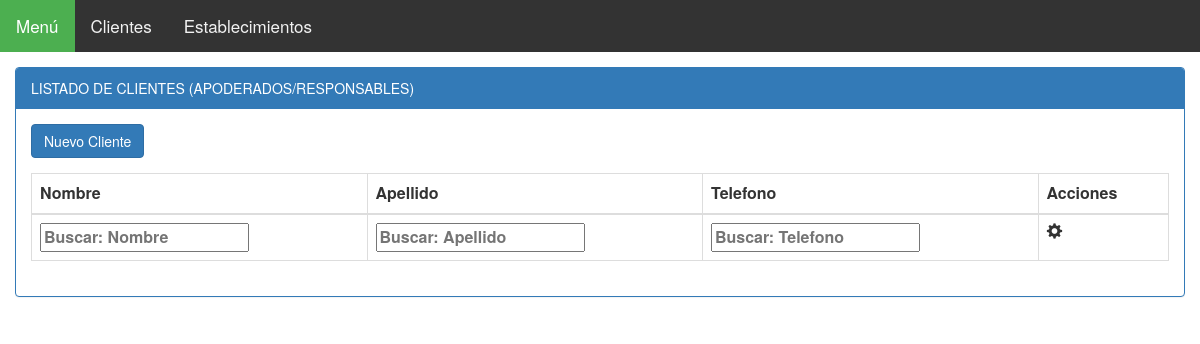
Page /clientes/listado_clientes/ on the earlier database version.
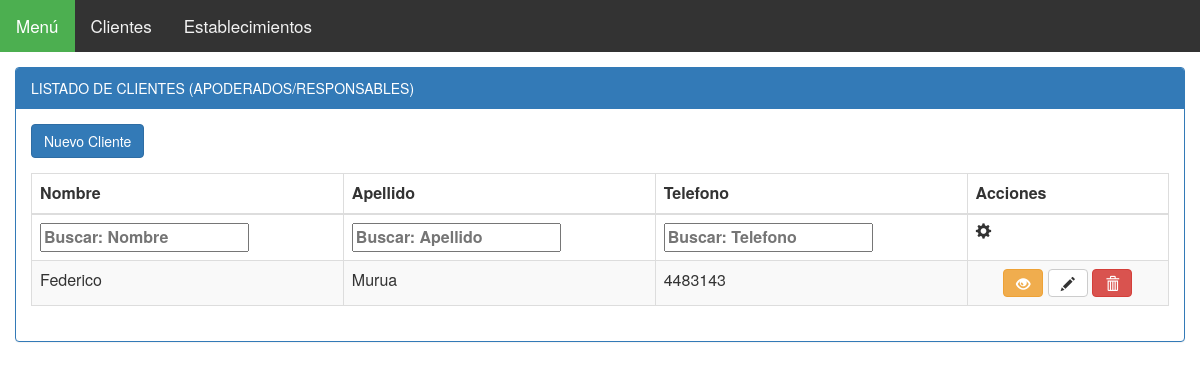
Same page on the later database version.
### modulo_I/models.py (models this page shows, shortened)
class Cliente(models.Model):
    razon_social = models.CharField(max_length=50) # puede ser distinta de la del generador
    domicilio_legal = models.ForeignKey('Domicilio') # (para facturacion)
    apoderado = models.ForeignKey('Persona', related_name='apoderado')
    contacto_comercial = models.ForeignKey('Persona', related_name='contact_comercial', null=True, blank=True)
    '''
    cargo = models.CharField(max_length=50)
    dato_impositivo = models.OneToOneField('DatoImpositivo')
    fecha = models.DateField(default=now) #fecha de hoy
    fecha_vinculo = models.DateField() #fecha deL Vinculo que se confeccionó el formulario
    '''

class Persona(models.Model):
    apellido = models.CharField(max_length=50)
    nombre = models.CharField(max_length=50)
    documento = models.CharField(max_length=50)
    telefono_fijo = models.CharField(max_length=50, null=True, blank=True)
    celular = models.CharField(max_length=50, null=True, blank=True)
    email = models.EmailField(max_length=50, null=True, blank=True)

### modulo_I/views.py (the view)
def listado_clientes(request):
    listado_clientes = Cliente.objects.all()
    return render(request, 'cliente/cliente_listado.html', {'listado_clientes': listado_clientes})

### modulo_I/templates/cliente/cliente_listado.html (shortened to what this page needs)
{% extends "base/base_listado.html" %}
{% load staticfiles %}
{% load staticfiles bootstrap3 %}
{% block panel-heading %}
  LISTADO DE CLIENTES (APODERADOS/RESPONSABLES)
{% endblock %}
{% block btn-alta %}
  <a href="{% url 'clientes:alta_clientes' %}" class="btn btn-primary">Nuevo Cliente</a>
{% endblock %}
{% block thead-tabla %}
  <thead>
  <tr>
      <th>Nombre</th>
      <th>Apellido</th>
      <th>Telefono</th>
      <th>Acciones</th>
  </tr>
  </thead>
{% endblock %}
{% block tfoot-tabla %}
  <tfoot >
     <tr>
       <th>Nombre</th>
       <th>Apellido</th>
       <th>Telefono</th>
       <th><em class="glyphicon glyphicon-cog"></em></th>
    </tr>
  </tfoot>
{% endblock %}
{% block tbody-tabla %}
  <tbody>
  {% for cliente in listado_clientes %}
      <tr>
          <td>{{ cliente.apoderado.nombre }}</td>
          <td>{{ cliente.apoderado.apellido }}</td>
          <td>{{ cliente.apoderado.telefono_fijo }}</td>
          <td align="center">
             <a class="btn btn-warning" data-toggle="tooltip" title="Detalles" href="{% url 'clientes:detalle_clientes' id_cliente=cliente.id%}"><em class="glyphicon glyphicon-eye-open"></em></a>
             <a class="btn btn-default" data-toggle="tooltip" title="Modificar" href="{% url 'clientes:modificar_clientes' id_cliente=cliente.id%}"><em class="glyphicon glyphicon-pencil"></em></a>
             <a id="cliente_id"class="btn btn-danger btn-baja" data-clienteid="{{cliente.id}}"  data-clienterazonsocial="{{cliente.razon_social}}" data-clientenombre="{{cliente.apoderado.nombre}}" data-clienteapellido="{{cliente.apoderado.apellido}}"data-toggle="modal" data-target="#modal_baja" title="Eliminar"><em class="glyphicon glyphicon-trash"></em></a>
          </td>
      </tr>
  {% endfor %}
  </tbody>
{% endblock %}

Differences in the rows shown:
added Cliente: apoderado.nombre "Federico", apoderado.apellido "Murua", apoderado.telefono_fijo "4483143"
